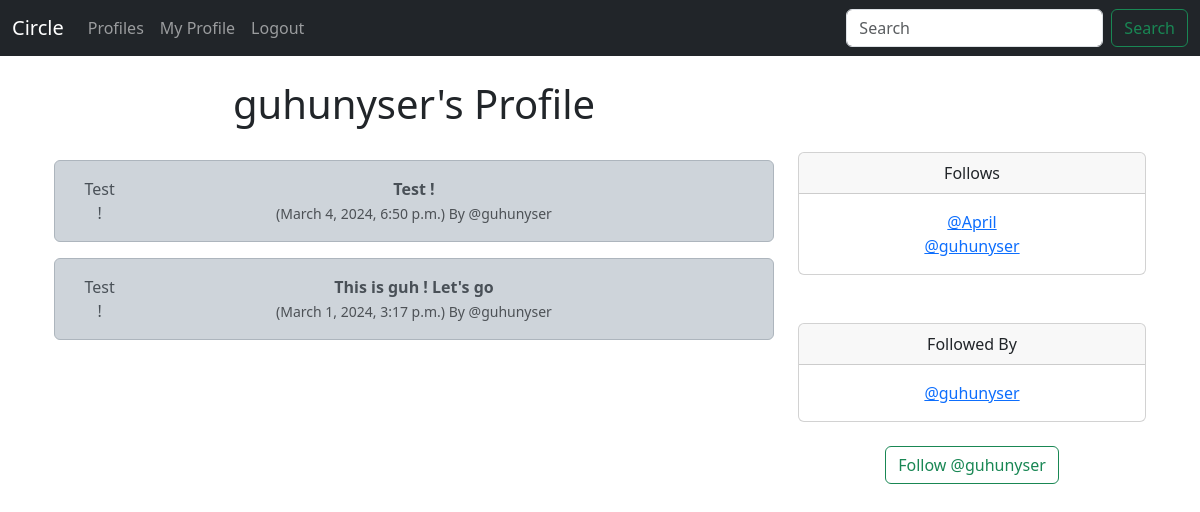
The page /profile/6 (signed in) on the database as committed earlier.
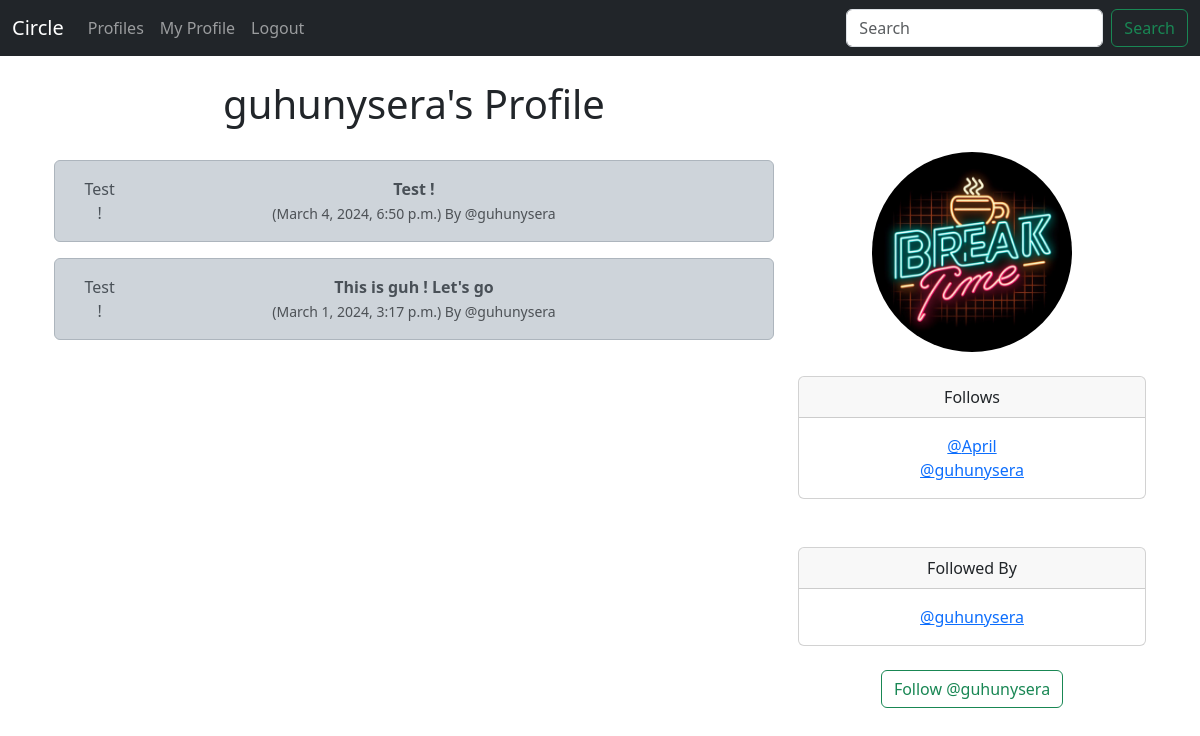
The same page on the database as committed later.
### circle/models.py (models this page shows, shortened)
class Profile(models.Model):
    user = models.OneToOneField( User, on_delete=models.CASCADE)
    follows = models.ManyToManyField("self",
        related_name="followed_by",
        symmetrical=False,
        blank=True)
    date_modified = models.DateTimeField(User, auto_now=True)
    profile_image = models.ImageField(null=True,blank=True, upload_to="images/")
    def __str__(self):
        return self.user.username

class Noise(models.Model):
    user = models.ForeignKey(
        User, related_name = "noises",
        on_delete = models.DO_NOTHING
    )
    body = models.CharField(max_length=200)
    created_at = models.DateTimeField(auto_now_add=True)

### circle/views.py (the view, shortened to what this page needs)
# urls.py: path('profile/<int:pk>', views.profile, name='profile' ),
def profile(request,pk):
    if request.user.is_authenticated:
        profile = Profile.objects.get(user_id=pk)
        noises = Noise.objects.filter(user_id=pk).order_by("-created_at")
        return render(request, "profile.html", {"profile":profile, "noises":noises})
    else:
        messages.success(request, ("You must be logged in to View Page..."))
        return redirect('home')

### circle/templates/profile.html (shortened to what this page needs)
{% extends 'base.html' %}
{% block content %}
{% if profile %}
<div class="container text-center">
    <div class="row">
        <div class="col-8">
            <h1>{{ profile.user.username }}'s Profile</h1>
            <br/>
          {% if noises %}
            {% for noise in noises %}
              <div class="alert alert-dark" role="alert">
              <div class="container">
                <div class="row">
                  <div class="col-1">Test !
                  </div>
                  <div class="col-10">
                <strong>{{ noise.body }}</strong><br/>
                <small class="text-muted">
                  ({{ noise.created_at}}) By @{{ noise.user.username}}
                </small>
              </div>
              <br/>
              </div>
            </div>
          </div>
           {% endfor %}
          {% endif %}
              </div>
<div class="col-4">
  <br/><br/><br/>
  {% if profile.profile_image %}
    <img src="{{ profile.profile_image.url }}" class="rounded-circle" alt="Profile Image" style="width: 200px; height: 200px; ">
<br/><br/>
  {% endif %}
    <div class="card">
        <div class="card-header">
         Follows
        </div>
        <div class="card-body">
          <p class="card-text">
            {% for following in profile.follows.all %}
              <a href="{% url 'profile' following.user.id %}">@{{ following }}</a><br/>
            {% endfor %}
          </p>
        </div>
      </div>
   <br/><br/>
   <div class="card">
    <div class="card-header">
       Followed By
    </div>
    <div class="card-body">
      <p class="card-text">
        {%  for following  in profile.followed_by.all %}
        <a href="{% url 'profile' following.user.id %}">@{{ following }}</a><br/>
        {% endfor %}
      </p>
    </div>
  </div><br/>
  <form method=POST>
    {% if profile in user.profile.follows.all %}
      <button class="btn btn-outline-danger" name="follow" value="unfollow" type="submit">
        Unfollow @{{ profile.user.username |lower }}
      </button>
    {% else %}
    <button class="btn btn-outline-success" name="follow" value="follow" type="submit">
      Follow @{{ profile.user.username | lower }}
    </button><br/>
    {% endif %}
</form>
<br/>
</div>
</div>
</div><br/>
{% endif %}
{% endblock %}

Rows that differ between the two databases and show on the page:
changed Profile: user.username "guhunyser" → "guhunysera"; profile_image: picture added
changed through a linked row, Noise "Test !": user.username "guhunyser" → "guhunysera"
changed through a linked row, Noise "This is guh ! Let's go": user.username "guhunyser" → "guhunysera"
